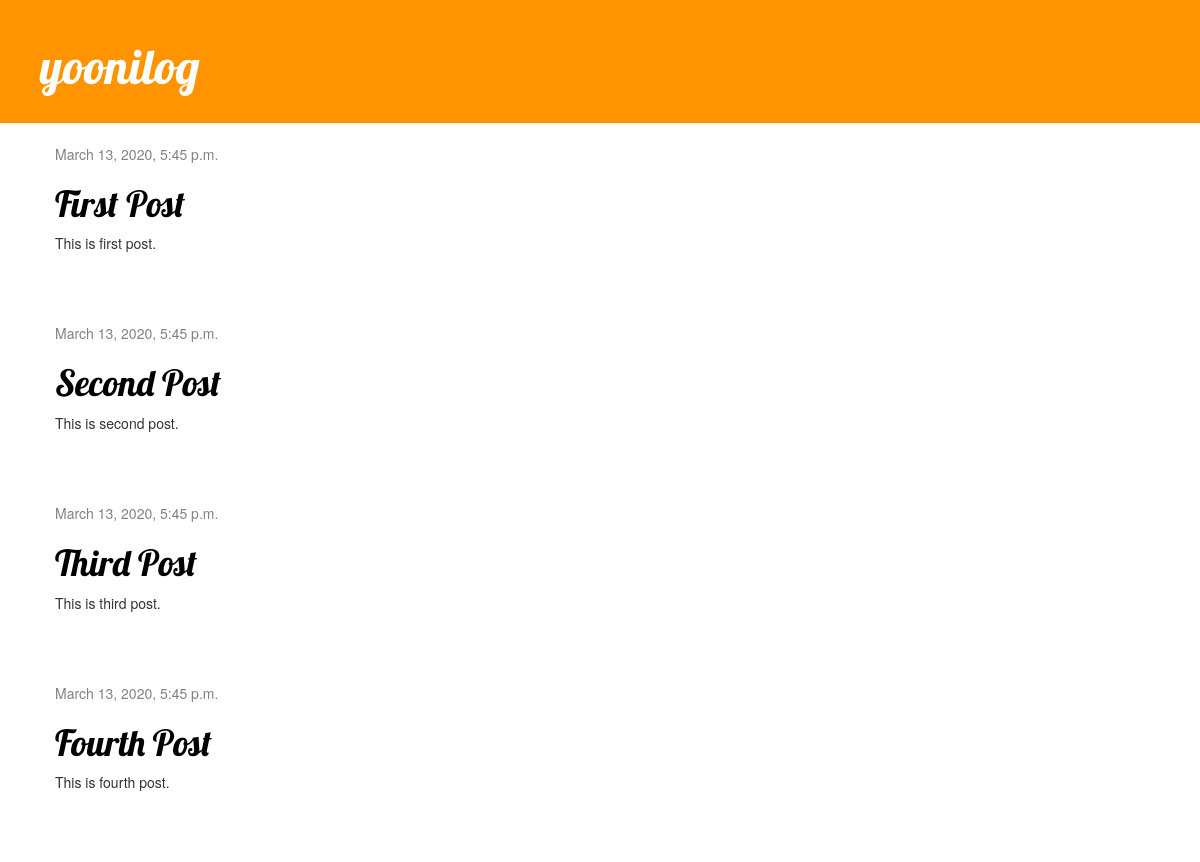
The page / on the database its author committed.
### blog/models.py (models this page shows, shortened)
class Post(models.Model):
    author = models.ForeignKey(settings.AUTH_USER_MODEL, on_delete=models.CASCADE)
    title = models.CharField(max_length=200)
    text = models.TextField()
    created_date = models.DateTimeField(
            default=timezone.now)
    published_date = models.DateTimeField(
            blank=True, null=True)

### blog/views.py (the view)
# urls.py: path('', views.post_list, name='post_list'),
def post_list(request):
    posts = Post.objects.filter(published_date__lte=timezone.now()).order_by('published_date')
    return render(request, 'blog/post_list.html', {'posts' : posts})

### blog/templates/blog/post_list.html
{% extends 'blog/base.html' %}
{% block content %}
{% for post in posts %}
    <div class="post">
        <div class="date">
            {{ post.published_date }}
        </div>
        <h1><a href="{% url 'post_detail' pk=post.pk %}">{{ post.title }}</a></h1>
        <p>{{ post.text|linebreaksbr }}</p>
    </div>
{% endfor %}
{% endblock %}

### blog/templates/blog/base.html (shortened to what this page needs)
<!DOCTYPE html>
{% load static %}
<html>
<head>
    <link rel="stylesheet" href="//maxcdn.bootstrapcdn.com/bootstrap/3.2.0/css/bootstrap.min.css">
    <link rel="stylesheet" href="//maxcdn.bootstrapcdn.com/bootstrap/3.2.0/css/bootstrap-theme.min.css">
    <link rel="stylesheet" href="{% static 'css/blog.css' %}">
</head>
<body>
    <div class="page-header">
        <h1><a href="/">yoonilog</a></h1>
    </div>
    <div class="content container">
        <div class="row">
            <div class="col-md-8">
            {% block content %}
            {% endblock %}
            </div>
        </div>
    </div>
</body>
</html>

### blog/static/css/blog.css (style rules this page uses)
.page-header { background-color: #ff9400; margin-top: 0; padding: 20px 20px 20px 40px; }
.page-header h1, .page-header h1 a, .page-header h1 a:visited, .page-header h1 a:active { color: #ffffff; font-size: 36pt; text-decoration: none; }
.content { margin-left: 40px; }
h1, h2, h3, h4 { font-family: 'Lobster', cursive; }
.date { color: #828282; }
.post { margin-bottom: 70px; }
.post h1 a, .post h1 a:visited { color: #000000; }

### rows shown on the page
Post: published_date "March 13, 2020, 5:45 p.m.", title "First Post", text "This is first post."
Post: published_date "March 13, 2020, 5:45 p.m.", title "Second Post", text "This is second post."
Post: published_date "March 13, 2020, 5:45 p.m.", title "Third Post", text "This is third post."
Post: published_date "March 13, 2020, 5:45 p.m.", title "Fourth Post", text "This is fourth post."
